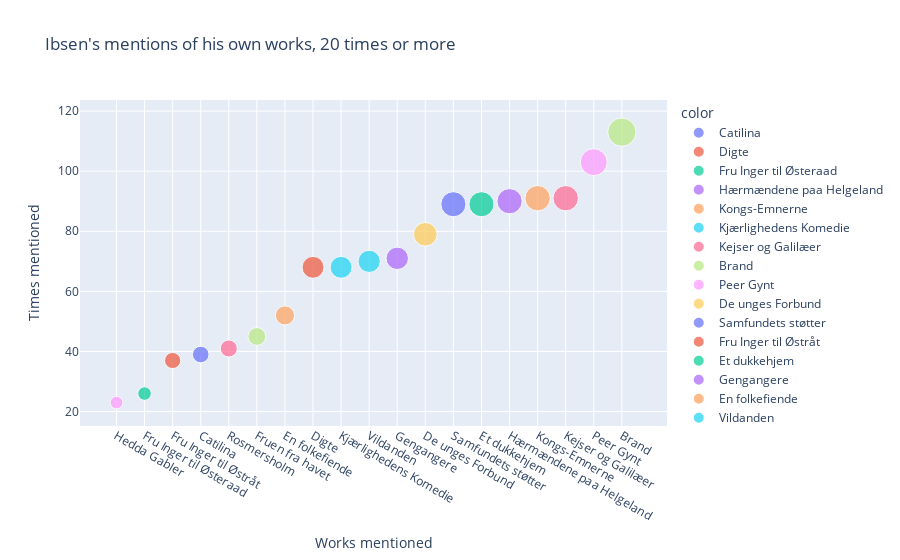

Notebook code for this chart:
### Code cell
import plotly.express as px
#df = px.data.iris()
fig = px.scatter(x=xvals, y=yvals,
                 size=yvals, color=xvals,
                title="Ibsen's mentions of his own works, 20 times or more",
                labels=dict(x="Works mentioned", y="Times mentioned"))
fig.update_xaxes(categoryorder='total ascending')
fig.show()

### Figure 1 — Plotly figure (JSON) as saved in the notebook; plotly's stock layout.template omitted (floating-point values rounded to 4 significant figures)
{"data": [{"hovertemplate": "color=Catilina<br>Works mentioned=%{x}<br>Times mentioned=%{y}<br>size=%{marker.size}<extra></extra>", "legendgroup": "Catilina", "marker": {"color": "#636efa", "size": [39], "sizemode": "area", "sizeref": 0.2825, "symbol": "circle"}, "mode": "markers", "name": "Catilina", "orientation": "v", "showlegend": true, "type": "scatter", "x": ["Catilina"], "xaxis": "x", "y": [39], "yaxis": "y"}, {"hovertemplate": "color=Digte<br>Works mentioned=%{x}<br>Times mentioned=%{y}<br>size=%{marker.size}<extra></extra>", "legendgroup": "Digte", "marker": {"color": "#EF553B", "size": [68], "sizemode": "area", "sizeref": 0.2825, "symbol": "circle"}, "mode": "markers", "name": "Digte", "orientation": "v", "showlegend": true, "type": "scatter", "x": ["Digte"], "xaxis": "x", "y": [68], "yaxis": "y"}, {"hovertemplate": "color=Fru Inger til Østeraad<br>Works mentioned=%{x}<br>Times mentioned=%{y}<br>size=%{marker.size}<extra></extra>", "legendgroup": "Fru Inger til Østeraad", "marker": {"color": "#00cc96", "size": [26], "sizemode": "area", "sizeref": 0.2825, "symbol": "circle"}, "mode": "markers", "name": "Fru Inger til Østeraad", "orientation": "v", "showlegend": true, "type": "scatter", "x": ["Fru Inger til Østeraad"], "xaxis": "x", "y": [26], "yaxis": "y"}, {"hovertemplate": "color=Hærmændene paa Helgeland<br>Works mentioned=%{x}<br>Times mentioned=%{y}<br>size=%{marker.size}<extra></extra>", "legendgroup": "Hærmændene paa Helgeland", "marker": {"color": "#ab63fa", "size": [90], "sizemode": "area", "sizeref": 0.2825, "symbol": "circle"}, "mode": "markers", "name": "Hærmændene paa Helgeland", "orientation": "v", "showlegend": true, "type": "scatter", "x": ["Hærmændene paa Helgeland"], "xaxis": "x", "y": [90], "yaxis": "y"}, {"hovertemplate": "color=Kongs-Emnerne<br>Works mentioned=%{x}<br>Times mentioned=%{y}<br>size=%{marker.size}<extra></extra>", "legendgroup": "Kongs-Emnerne", "marker": {"color": "#FFA15A", "size": [91], "sizemode": "area", "sizeref": 0.2825, "symbol": "circle"}, "mode": "markers", "name": "Kongs-Emnerne", "orientation": "v", "showlegend": true, "type": "scatter", "x": ["Kongs-Emnerne"], "xaxis": "x", "y": [91], "yaxis": "y"}, {"hovertemplate": "color=Kjærlighedens Komedie<br>Works mentioned=%{x}<br>Times mentioned=%{y}<br>size=%{marker.size}<extra></extra>", "legendgroup": "Kjærlighedens Komedie", "marker": {"color": "#19d3f3", "size": [68], "sizemode": "area", "sizeref": 0.2825, "symbol": "circle"}, "mode": "markers", "name": "Kjærlighedens Komedie", "orientation": "v", "showlegend": true, "type": "scatter", "x": ["Kjærlighedens Komedie"], "xaxis": "x", "y": [68], "yaxis": "y"}, {"hovertemplate": "color=Kejser og Galilæer<br>Works mentioned=%{x}<br>Times mentioned=%{y}<br>size=%{marker.size}<extra></extra>", "legendgroup": "Kejser og Galilæer", "marker": {"color": "#FF6692", "size": [91], "sizemode": "area", "sizeref": 0.2825, "symbol": "circle"}, "mode": "markers", "name": "Kejser og Galilæer", "orientation": "v", "showlegend": true, "type": "scatter", "x": ["Kejser og Galilæer"], "xaxis": "x", "y": [91], "yaxis": "y"}, {"hovertemplate": "color=Brand<br>Works mentioned=%{x}<br>Times mentioned=%{y}<br>size=%{marker.size}<extra></extra>", "legendgroup": "Brand", "marker": {"color": "#B6E880", "size": [113], "sizemode": "area", "sizeref": 0.2825, "symbol": "circle"}, "mode": "markers", "name": "Brand", "orientation": "v", "showlegend": true, "type": "scatter", "x": ["Brand"], "xaxis": "x", "y": [113], "yaxis": "y"}, {"hovertemplate": "color=Peer Gynt<br>Works mentioned=%{x}<br>Times mentioned=%{y}<br>size=%{marker.size}<extra></extra>", "legendgroup": "Peer Gynt", "marker": {"color": "#FF97FF", "size": [103], "sizemode": "area", "sizeref": 0.2825, "symbol": "circle"}, "mode": "markers", "name": "Peer Gynt", "orientation": "v", "showlegend": true, "type": "scatter", "x": ["Peer Gynt"], "xaxis": "x", "y": [103], "yaxis": "y"}, {"hovertemplate": "color=De unges Forbund<br>Works mentioned=%{x}<br>Times mentioned=%{y}<br>size=%{marker.size}<extra></extra>", "legendgroup": "De unges Forbund", "marker": {"color": "#FECB52", "size": [79], "sizemode": "area", "sizeref": 0.2825, "symbol": "circle"}, "mode": "markers", "name": "De unges Forbund", "orientation": "v", "showlegend": true, "type": "scatter", "x": ["De unges Forbund"], "xaxis": "x", "y": [79], "yaxis": "y"}, {"hovertemplate": "color=Samfundets støtter<br>Works mentioned=%{x}<br>Times mentioned=%{y}<br>size=%{marker.size}<extra></extra>", "legendgroup": "Samfundets støtter", "marker": {"color": "#636efa", "size": [89], "sizemode": "area", "sizeref": 0.2825, "symbol": "circle"}, "mode": "markers", "name": "Samfundets støtter", "orientation": "v", "showlegend": true, "type": "scatter", "x": ["Samfundets støtter"], "xaxis": "x", "y": [89], "yaxis": "y"}, {"hovertemplate": "color=Fru Inger til Østråt<br>Works mentioned=%{x}<br>Times mentioned=%{y}<br>size=%{marker.size}<extra></extra>", "legendgroup": "Fru Inger til Østråt", "marker": {"color": "#EF553B", "size": [37], "sizemode": "area", "sizeref": 0.2825, "symbol": "circle"}, "mode": "markers", "name": "Fru Inger til Østråt", "orientation": "v", "showlegend": true, "type": "scatter", "x": ["Fru Inger til Østråt"], "xaxis": "x", "y": [37], "yaxis": "y"}, {"hovertemplate": "color=Et dukkehjem<br>Works mentioned=%{x}<br>Times mentioned=%{y}<br>size=%{marker.size}<extra></extra>", "legendgroup": "Et dukkehjem", "marker": {"color": "#00cc96", "size": [89], "sizemode": "area", "sizeref": 0.2825, "symbol": "circle"}, "mode": "markers", "name": "Et dukkehjem", "orientation": "v", "showlegend": true, "type": "scatter", "x": ["Et dukkehjem"], "xaxis": "x", "y": [89], "yaxis": "y"}, {"hovertemplate": "color=Gengangere<br>Works mentioned=%{x}<br>Times mentioned=%{y}<br>size=%{marker.size}<extra></extra>", "legendgroup": "Gengangere", "marker": {"color": "#ab63fa", "size": [71], "sizemode": "area", "sizeref": 0.2825, "symbol": "circle"}, "mode": "markers", "name": "Gengangere", "orientation": "v", "showlegend": true, "type": "scatter", "x": ["Gengangere"], "xaxis": "x", "y": [71], "yaxis": "y"}, {"hovertemplate": "color=En folkefiende<br>Works mentioned=%{x}<br>Times mentioned=%{y}<br>size=%{marker.size}<extra></extra>", "legendgroup": "En folkefiende", "marker": {"color": "#FFA15A", "size": [52], "sizemode": "area", "sizeref": 0.2825, "symbol": "circle"}, "mode": "markers", "name": "En folkefiende", "orientation": "v", "showlegend": true, "type": "scatter", "x": ["En folkefiende"], "xaxis": "x", "y": [52], "yaxis": "y"}, {"hovertemplate": "color=Vildanden<br>Works mentioned=%{x}<br>Times mentioned=%{y}<br>size=%{marker.size}<extra></extra>", "legendgroup": "Vildanden", "marker": {"color": "#19d3f3", "size": [70], "sizemode": "area", "sizeref": 0.2825, "symbol": "circle"}, "mode": "markers", "name": "Vildanden", "orientation": "v", "showlegend": true, "type": "scatter", "x": ["Vildanden"], "xaxis": "x", "y": [70], "yaxis": "y"}, {"hovertemplate": "color=Rosmersholm<br>Works mentioned=%{x}<br>Times mentioned=%{y}<br>size=%{marker.size}<extra></extra>", "legendgroup": "Rosmersholm", "marker": {"color": "#FF6692", "size": [41], "sizemode": "area", "sizeref": 0.2825, "symbol": "circle"}, "mode": "markers", "name": "Rosmersholm", "orientation": "v", "showlegend": true, "type": "scatter", "x": ["Rosmersholm"], "xaxis": "x", "y": [41], "yaxis": "y"}, {"hovertemplate": "color=Fruen fra havet<br>Works mentioned=%{x}<br>Times mentioned=%{y}<br>size=%{marker.size}<extra></extra>", "legendgroup": "Fruen fra havet", "marker": {"color": "#B6E880", "size": [45], "sizemode": "area", "sizeref": 0.2825, "symbol": "circle"}, "mode": "markers", "name": "Fruen fra havet", "orientation": "v", "showlegend": true, "type": "scatter", "x": ["Fruen fra havet"], "xaxis": "x", "y": [45], "yaxis": "y"}, {"hovertemplate": "color=Hedda Gabler<br>Works mentioned=%{x}<br>Times mentioned=%{y}<br>size=%{marker.size}<extra></extra>", "legendgroup": "Hedda Gabler", "marker": {"color": "#FF97FF", "size": [23], "sizemode": "area", "sizeref": 0.2825, "symbol": "circle"}, "mode": "markers", "name": "Hedda Gabler", "orientation": "v", "showlegend": true, "type": "scatter", "x": ["Hedda Gabler"], "xaxis": "x", "y": [23], "yaxis": "y"}], "layout": {"legend": {"itemsizing": "constant", "title": {"text": "color"}, "tracegroupgap": 0}, "title": {"text": "Ibsen's mentions of his own works, 20 times or more"}, "xaxis": {"anchor": "y", "categoryorder": "total ascending", "domain": [0, 1], "title": {"text": "Works mentioned"}}, "yaxis": {"anchor": "x", "domain": [0, 1], "title": {"text": "Times mentioned"}}}}
